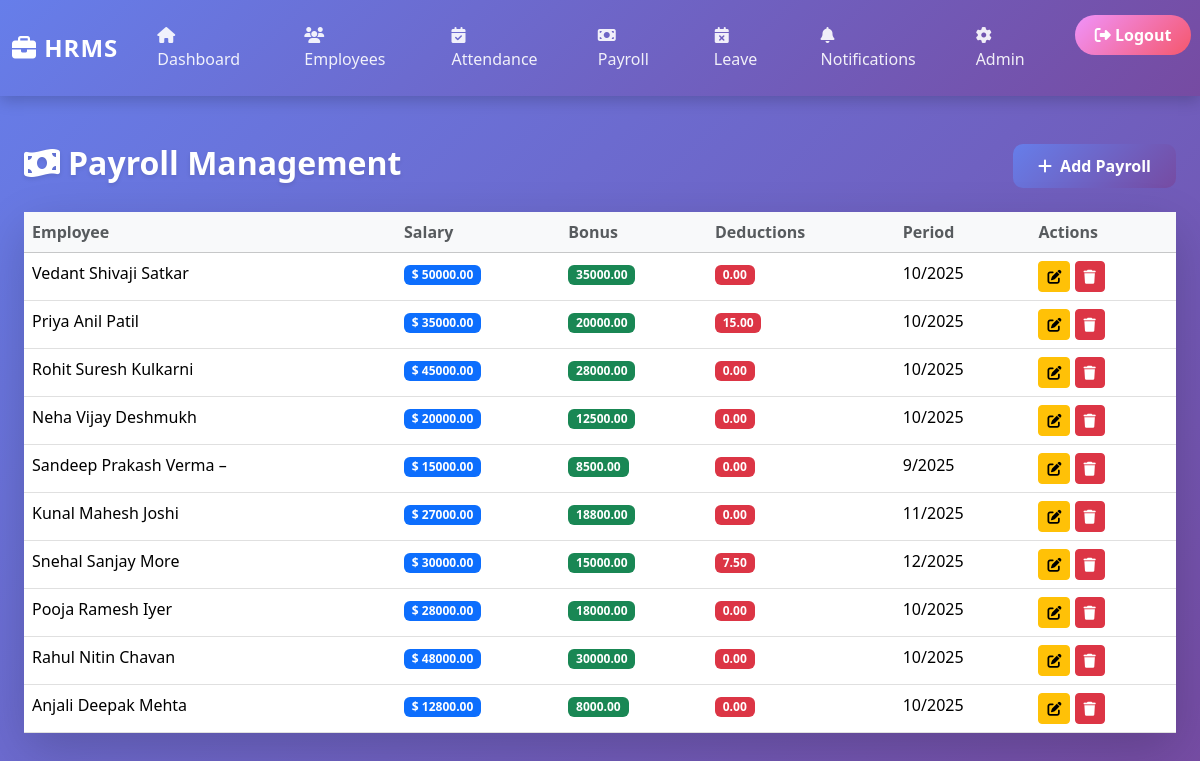
The app's page /payroll/ (signed in) with its own data.
### payroll/models.py (models this page shows, shortened)
class Payroll(models.Model):
    employee = models.ForeignKey(Employee, on_delete=models.CASCADE, null=True, blank=True)
    salary = models.DecimalField(max_digits=10, decimal_places=2, default=0)
    bonus = models.DecimalField(max_digits=10, decimal_places=2, default=0)
    deductions = models.DecimalField(max_digits=10, decimal_places=2, default=0)
    month = models.IntegerField(choices=[(i, i) for i in range(1, 13)], default=1)
    year = models.IntegerField(default=datetime.now().year)
    created_at = models.DateTimeField(auto_now_add=True)
    updated_at = models.DateTimeField(auto_now=True)
    class Meta:
        verbose_name_plural = "Payrolls"

### employees/models.py (models this page shows, shortened)
class Employee(models.Model):
    name = models.CharField(max_length=100)
    employee_id = models.CharField(max_length=20, unique=True)
    department = models.ForeignKey(
        Department,
        on_delete=models.SET_NULL,
        null=True
    )
    role = models.ForeignKey(
        Role,
        on_delete=models.SET_NULL,
        null=True
    )
    email = models.EmailField()
    salary = models.DecimalField(max_digits=10, decimal_places=2, default=0)
    date_of_joining = models.DateField(default=now)

### payroll/views.py (the view)
# urls.py: path('', views.payroll_list, name='payroll_list'),
@login_required
def payroll_list(request):
    payrolls = Payroll.objects.all()
    context = {'payrolls': payrolls}
    return render(request, 'payroll/payroll_list.html', context)

### templates/payroll/payroll_list.html
{% extends 'base.html' %}
{% load static %}
{% block content %}
<div class="container mt-5">
    <div class="row mb-4">
        <div class="col-md-8">
            <h2 class="text-white mb-0"><i class="fas fa-money-bill-wave me-2"></i>Payroll Management</h2>
        </div>
        <div class="col-md-4 text-end">
            <a href="{% url 'payroll:add_payroll' %}" class="btn btn-primary">
                <i class="fas fa-plus me-2"></i>Add Payroll
            </a>
        </div>
    </div>
    <div class="card shadow-lg border-0">
        <div class="card-body p-0">
            {% if payrolls %}
                <div class="table-responsive">
                    <table class="table table-hover mb-0">
                        <thead class="table-light">
                            <tr>
                                <th class="text-muted">Employee</th>
                                <th class="text-muted">Salary</th>
                                <th class="text-muted">Bonus</th>
                                <th class="text-muted">Deductions</th>
                                <th class="text-muted">Period</th>
                                <th class="text-muted">Actions</th>
                            </tr>
                        </thead>
                        <tbody>
                            {% for payroll in payrolls %}
                            <tr>
                                <td class="fw-500">{{ payroll.employee.name }}</td>
                                <td><span class="badge bg-primary">$ {{ payroll.salary }}</span></td>
                                <td><span class="badge bg-success">{{ payroll.bonus }}</span></td>
                                <td><span class="badge bg-danger">{{ payroll.deductions }}</span></td>
                                <td>{{ payroll.month }}/{{ payroll.year }}</td>
                                <td>
                                    <a href="{% url 'payroll:edit_payroll' payroll.id %}" class="btn btn-sm btn-warning">
                                        <i class="fas fa-edit"></i>
                                    </a>
                                    <a href="{% url 'payroll:delete_payroll' payroll.id %}" class="btn btn-sm btn-danger" onclick="return confirm('Are you sure?');">
                                        <i class="fas fa-trash"></i>
                                    </a>
                                </td>
                            </tr>
                            {% endfor %}
                        </tbody>
                    </table>
                </div>
            {% else %}
                <div class="text-center py-5">
                    <i class="fas fa-inbox fa-3x text-muted mb-3" style="opacity: 0.5;"></i>
                    <p class="text-muted">No payroll records found. <a href="{% url 'payroll:add_payroll' %}">Add one</a></p>
                </div>
            {% endif %}
        </div>
    </div>
</div>
{% endblock %}

### employees/templates/base.html (style rules this page uses)
* { margin: 0; padding: 0; box-sizing: border-box; }
body { background: linear-gradient(135deg, #667eea 0%, #764ba2 100%); min-height: 100vh; font-family: 'Segoe UI', Tahoma, Geneva, Verdana, sans-serif; padding-bottom: 50px; }
.container { max-width: 1200px; margin-top: 40px; }
.card { border: none; border-radius: 15px; box-shadow: 0 8px 25px rgba(0,0,0,0.15); transition: transform 0.3s ease, box-shadow 0.3s ease; background: #fff; margin-bottom: 25px; }
table { color: #333; }
table thead { background: linear-gradient(135deg, #667eea 0%, #764ba2 100%); color: white; }
table tbody tr { transition: all 0.3s ease; border-bottom: 1px solid #e0e0e0; }
.btn-primary { background: linear-gradient(135deg, #667eea 0%, #764ba2 100%); border: none; border-radius: 10px; padding: 10px 25px; font-weight: 600; transition: all 0.3s ease; }
h1, h2, h3 { color: #fff; font-weight: 700; text-shadow: 0 2px 4px rgba(0,0,0,0.1); }

### records on screen
Payroll: employee.name "Vedant Shivaji Satkar", salary "50000.00", bonus "35000.00", deductions "0.00", month "10", year "2025"
Payroll: employee.name "Priya Anil Patil", salary "35000.00", bonus "20000.00", deductions "15.00", month "10", year "2025"
Payroll: employee.name "Rohit Suresh Kulkarni", salary "45000.00", bonus "28000.00", deductions "0.00", month "10", year "2025"
Payroll: employee.name "Neha Vijay Deshmukh", salary "20000.00", bonus "12500.00", deductions "0.00", month "10", year "2025"
Payroll: employee.name "Sandeep Prakash Verma –", salary "15000.00", bonus "8500.00", deductions "0.00", month "9", year "2025"
Payroll: employee.name "Kunal Mahesh Joshi", salary "27000.00", bonus "18800.00", deductions "0.00", month "11", year "2025"
Payroll: employee.name "Snehal Sanjay More", salary "30000.00", bonus "15000.00", deductions "7.50", month "12", year "2025"
Payroll: employee.name "Pooja Ramesh Iyer", salary "28000.00", bonus "18000.00", deductions "0.00", month "10", year "2025"
Payroll: employee.name "Rahul Nitin Chavan", salary "48000.00", bonus "30000.00", deductions "0.00", month "10", year "2025"
Payroll: employee.name "Anjali Deepak Mehta", salary "12800.00", bonus "8000.00", deductions "0.00", month "10", year "2025"
